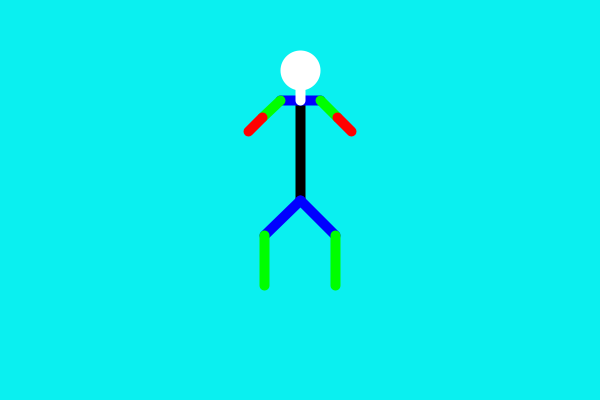
Frame 1 (no input)
Frame 60 (the mouse pressed at the canvas centre just before this capture): identical to frame 1, image omitted
Frame 120 (the mouse held since frame 60 and released just before this capture): identical to frame 1, image omitted

The Processing sketch that drew this single still picture (run headless with seeded random() and noise(); from frame 60 on, the mouse is pressed at the canvas centre):

// Processing sketch: Goble_Project_03
// ── Goble_Project_03.pde
//Project 03 
//Connor Goble


//Segment
Segment arm = new Segment(300,200,-90,100);
Segment hand = new Segment(300,200,90,50);
Segment neck = new Segment(300,200,-90,75);
Segment head = new Segment(300,200,-90,75);

Skeleton mySkeleton= new Skeleton(300,200);
void setup(){
  
  size(600,400);
  background (240,240,240);
//arm.weight = 10;
//arm.setPenColor(255,0,0);

//hand.weight = 10;
//hand.setPenColor(0,0,255);

//neck.weight = 10;
//neck.setPenColor(0,255,0);

//head.weight = 10;
//head.setPenColor(255,255,0);
}

void draw(){
  background(10,240,240);
  mySkeleton.act();
//  arm.drawLine();
//  arm.turn(5);
  
//  hand.goTo(arm.getEndx(), arm.getEndY());
//  hand.drawLine();
//  hand.turn(2);
  
//  neck.goTo(hand.getEndx(), hand.getEndY());
//  neck.drawLine();
//  neck.turn(4);
  
//  head.goTo(neck.getEndx(), neck.getEndY());
//  head.drawLine();
//  head.turn(3);
  }

// ── Actor.pde
class Actor{
  //fields
  float x;
  float y;
  float x1;
  float y1;
  float x2;
  float y2;
  float x3;
  float y3;
  int fillRed = 0;
  int fillGreen = 0;
  int fillBlue = 0;
  int penRed = 255;
  int penGreen = 255;
  int penBlue = 255;
  int size = 50;
  int wid= 50;
  int hei = 50;
  float dx =0;
  float dy = 0;

 float velocity = 0;
 float direction = 0;
 
public Actor (float xPos, float yPos) {
  x = xPos;
  y = yPos;
}
public Actor() {
}

void setColor( int r, int g, int b){
  fillRed= r;
  fillGreen = g;
  fillBlue = b;
}
void setPenColor( int r, int g, int b){
  penRed= r;
  penGreen = g;
  penBlue = b;
}

void move(){
  computeVector();
  x= x+dx;
  y= y+ dy;
}

void goTo(float xPos, float yPos) {
  x= xPos;
  y = yPos;
}

void bounceEdge(){
  computeVector();
  if(x> width || x<0){
    //dx=dx * -1;
    direction += 2 * (90- direction);
  }
  if(y> height || y<0){
    //dy=dy * -1;
    direction += 2 * (0- direction);
  }
}

void setDX (int xVel){
  dx = xVel;
}
void setDY (int yVel){
  dy = yVel;
}

void drawRect(int s){
  stroke(0, 0, 0);
  fill (fillRed, fillGreen, fillBlue);
  
  fill ( 240,240,240);
  //low
  ellipse(x,y+6*s,11*s,11*s);
  //mid
  ellipse(x,y,8*s,8*s);
  //head
  ellipse(x,y-5*s,6*s,6*s);
  
  //face
  fill (0,0,0);
  //right eye
  ellipse(x-1*s,y-6*s,1*s,1*s);
  //left eye
  ellipse(x+1*s,y-6*s,1*s,1*s);
  //nose
  fill(245,170,7);
  triangle(x-.25*s,y-5*s,x+ 1.5*s, y-4*s, x-.25*s,y-4*s);
  
  //hat
  fill(0,0,255);
  rect(x-1.5*s, y-11*s,3*s,3*s);
  rect(x-3*s, y-8*s,6*s,1*s);
  //smile
  fill(240,240,240);
  arc(x,y-4*s, 4*s,2*s,0,PI);
}

void drawTriangle(){
  stroke(penRed, penGreen, penBlue);
  fill (fillRed, fillGreen, fillBlue);
  // triangle(x1,y1,x2,y2,x3,y3);
  triangle(x,y,x+wid,y, x+wid, y-hei);
}

public void computeVector(){
dx = velocity * cos(radians(direction));
dy = velocity * sin(radians(direction));

}
public void turn(float t){
direction += t;
}

}

// ── Segment.pde
//segment class extends actor
class Segment extends Actor{
 float len; //length
 float weight = 5;
 
 
 //
 public Segment(float x, float y){
   super(x,y);
   len = size;
 }
 
 public Segment(float x, float y, float d, float s){
   super (x,y);
   direction = d;
   len = s;
 }
 public Segment(){
 }
 
 public void drawLine(){
   //calculate the endpoints
   float x2 = x + len * cos(radians(direction));
   float y2 = y + len * sin(radians(direction));
   stroke(penRed, penGreen, penBlue);
   strokeWeight(weight);
   line(x,y,x2,y2); 
 }
 public float getEndx() {
   float x2 = x + len * cos(radians(direction));
   return x2;
 }
 public float getEndY(){
   float y2 = y + len * sin(radians(direction));
   return y2;
}
}

// ── Skeleton.pde
class Skeleton extends Actor{
  Segment body;
  Segment luleg;
  Segment llowleg;
  Segment lshoulder;
  Segment luarm;
  Segment llowarm;
  Segment ruleg;
  Segment rlowleg;
  Segment rshoulder;
  Segment ruarm;
  Segment rlowarm;
  Segment neck;

  
  public Skeleton(float xPos, float yPos){
    super (xPos, yPos);
    body = new Segment(xPos, yPos, -90,100);
    body.weight = 10;
    body.setPenColor(0,0,0);
    
    luleg = new Segment(xPos, yPos, 45,50);
    luleg.weight = 10;
    luleg.setPenColor(0,0,255);
    
    llowleg = new Segment(luleg.getEndx(), luleg.getEndY(), 90,50);
    llowleg.weight = 10;
    llowleg.setPenColor(0,255,0);
    
    lshoulder = new Segment(body.getEndx(), body.getEndY(), 0,20);
    lshoulder.weight = 10;
    lshoulder.setPenColor(0,0,255);
    
    luarm = new Segment(lshoulder.getEndx(), lshoulder.getEndY(), 45,25);
    luarm.weight = 10;
    luarm.setPenColor(0,255,0);
    
    llowarm = new Segment(luarm.getEndx(), luarm.getEndY(), 45,20);
    llowarm.weight = 10;
    llowarm.setPenColor(255,0,0);
    
    ruleg = new Segment(xPos, yPos, -45, -50);
    ruleg.weight = 10;
    ruleg.setPenColor(0,0,255);
    
    rlowleg = new Segment(ruleg.getEndx(), ruleg.getEndY(), -90, -50);
    rlowleg.weight = 10;
    rlowleg.setPenColor(0,255,0);
    
    rshoulder = new Segment(body.getEndx(), body.getEndY(), 0, -20);
    rshoulder.weight = 10;
    rshoulder.setPenColor(0,0,255);
    
    ruarm = new Segment(rshoulder.getEndx(), rshoulder.getEndY(), -45, -25);
    ruarm.weight = 10;
    ruarm.setPenColor(0,255,0);
    
    rlowarm = new Segment(ruarm.getEndx(), ruarm.getEndY(), -45, -20);
    rlowarm.weight = 10;
    rlowarm.setPenColor(255,0,0);
    
    neck = new Segment(body.getEndx(), body.getEndY(), -90, 30);
    neck.weight = 10;
    neck.setPenColor(255,255,255);
}

public void drawFrame(){
  body.drawLine();
  body.goTo(x,y);
  luleg.drawLine();
  llowleg.goTo(luleg.getEndx(), luleg.getEndY());
  llowleg.drawLine();
  
  lshoulder.goTo(body.getEndx(), body.getEndY());
  lshoulder.drawLine();
  
  luarm.goTo(lshoulder.getEndx(), lshoulder.getEndY());
  luarm.drawLine();
  
  llowarm.goTo(luarm.getEndx(), luarm.getEndY());
  llowarm.drawLine();
  
  ruleg.drawLine();
  rlowleg.goTo(ruleg.getEndx(), ruleg.getEndY());
  rlowleg.drawLine();
  
  rshoulder.goTo(body.getEndx(), body.getEndY());
  rshoulder.drawLine();
  
  ruarm.goTo(rshoulder.getEndx(), rshoulder.getEndY());
  ruarm.drawLine();
  
  rlowarm.goTo(ruarm.getEndx(), ruarm.getEndY());
  rlowarm.drawLine();
  
  neck.goTo(body.getEndx(), body.getEndY());
  neck.drawLine();
  
 
  ellipse(neck.getEndx(), neck.getEndY(),30,30);

}

public void act(){
  drawFrame();
  
  if(keyPressed){
  if(key == 'q'){
    body.turn(1);
  }
  if(key == 'a' ){
    body.turn(-1);
  }
  if(key == 'w'){
    luleg.turn(1);
  }
  if(key == 's' ){
    luleg.turn(-1);
  }
  if(key == 'e'){
    llowleg.turn(1);
  }
  if(key == 'd' ){
    llowleg.turn(-1);
  }
  if(key == 'r'){
    ruleg.turn(1);
  }
  if(key == 'f' ){
    ruleg.turn(-1);
  }
  if(key == 't'){
    rlowleg.turn(1);
  }
  if(key == 'g' ){
    rlowleg.turn(-1);
  }
  if(key == 'y'){
    luarm.turn(1);
  }
  if(key == 'h' ){
    luarm.turn(-1);
  }
  if(key == 'u'){
    llowarm.turn(1);
  }
  if(key == 'j' ){
    llowarm.turn(-1);
  }
  if(key == 'i'){
    ruarm.turn(1);
  }
  if(key == 'k' ){
    ruarm.turn(-1);
  }
  if(key == 'o'){
    rlowarm.turn(1);
  }
  if(key == 'l' ){
    rlowarm.turn(-1);
  }
  if(key == 'p'){
    lshoulder.turn(1);
  }
  if(key == ';' ){
    lshoulder.turn(-1);
  }
  if(key == '['){
    rshoulder.turn(1);
  }
  if(key == ']' ){
    rshoulder.turn(-1);
  }
  if(key == '-'){
    neck.turn(1);
  }
  if(key == '=' ){
    neck.turn(-1);
  }
    }
}

}
